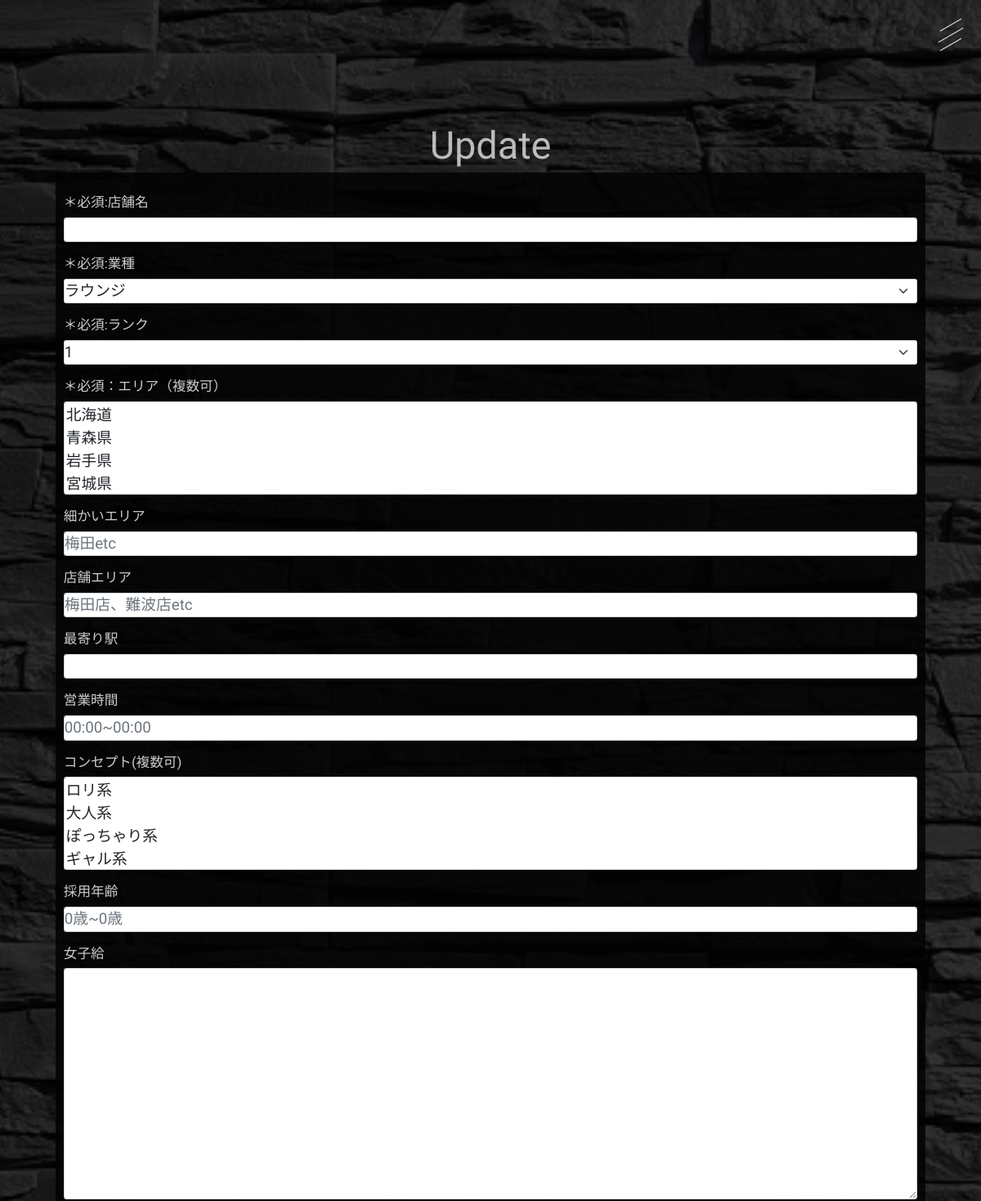
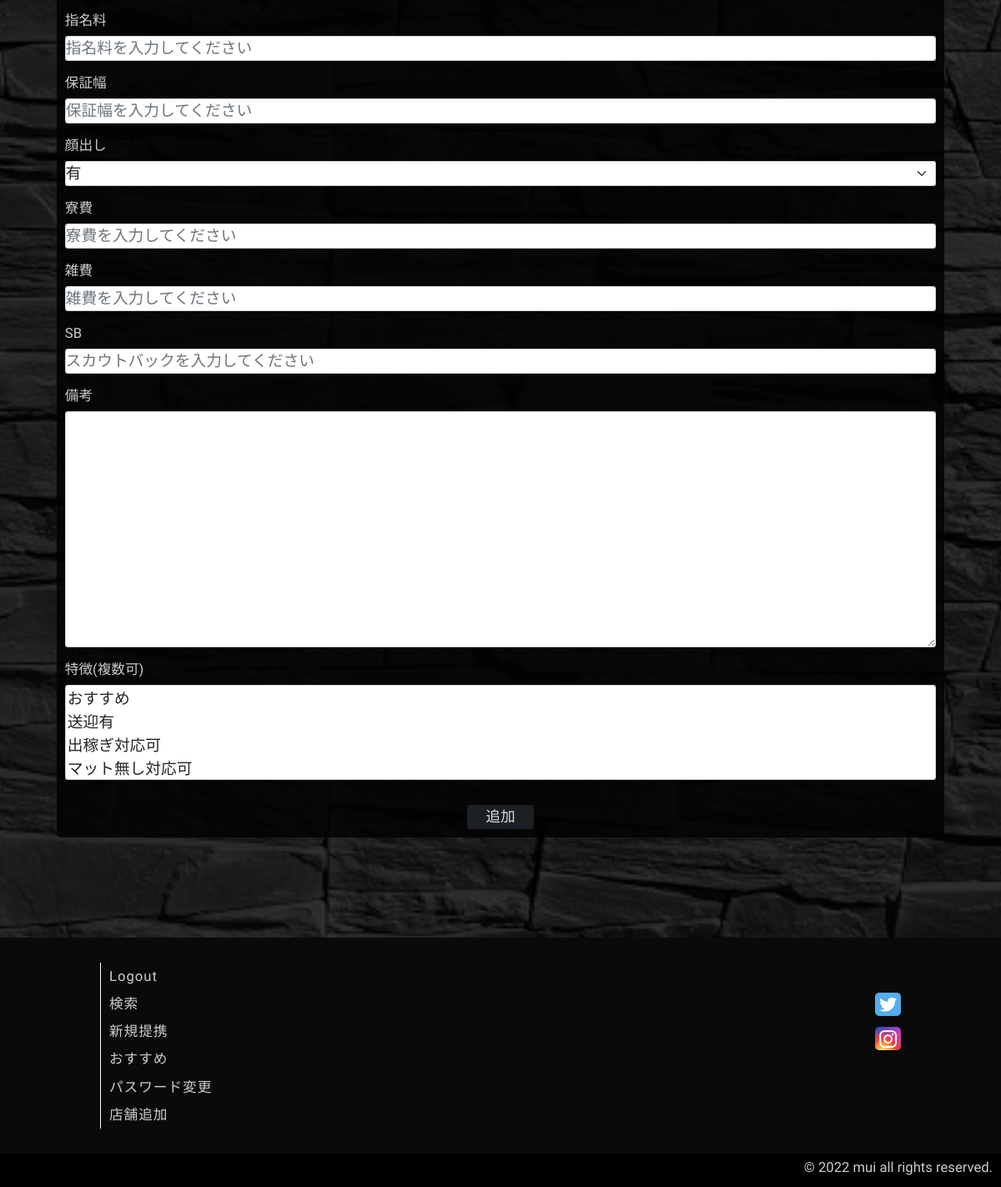
The app's page /4/update (signed in), older data (2 pictures, top to bottom).
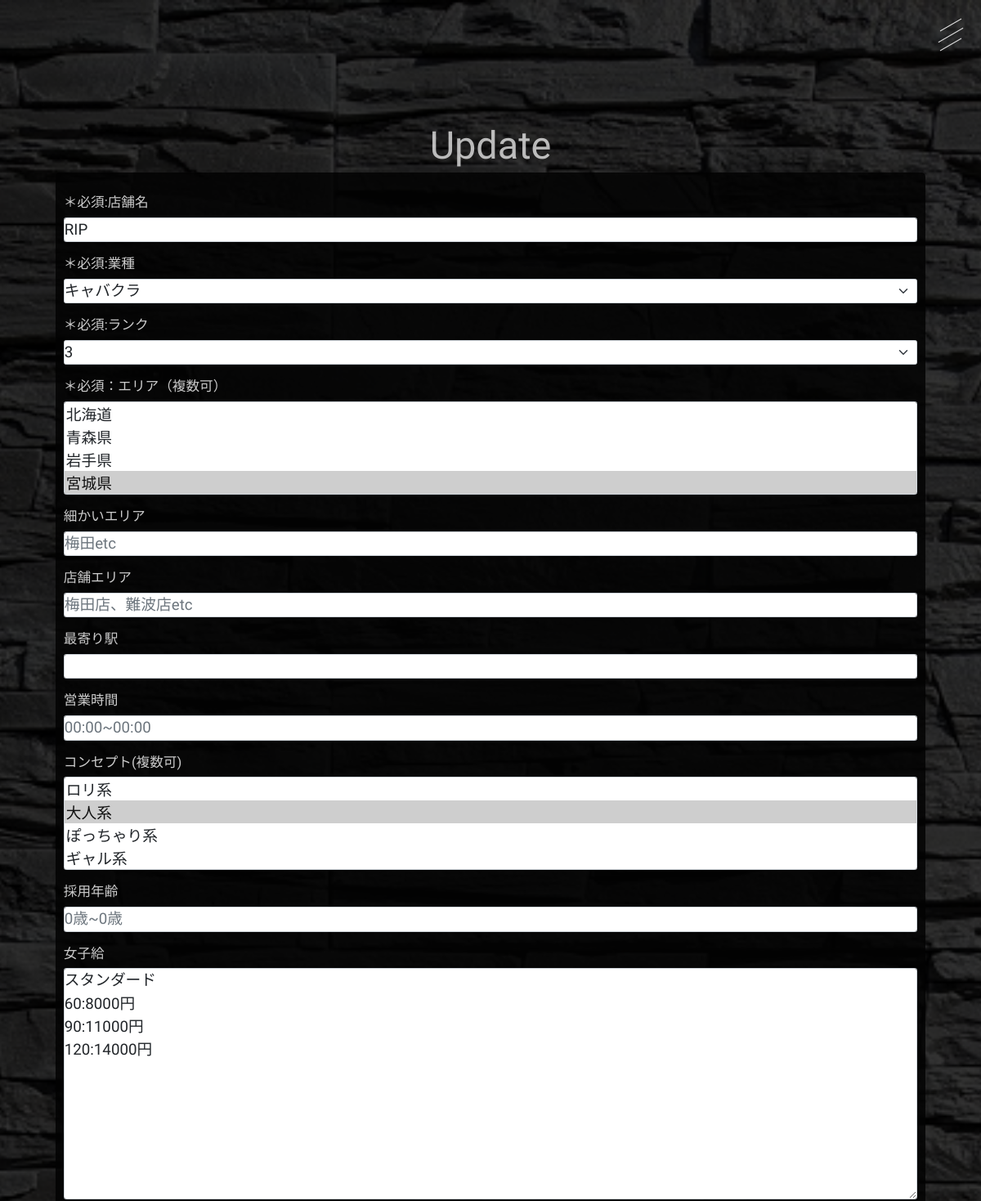
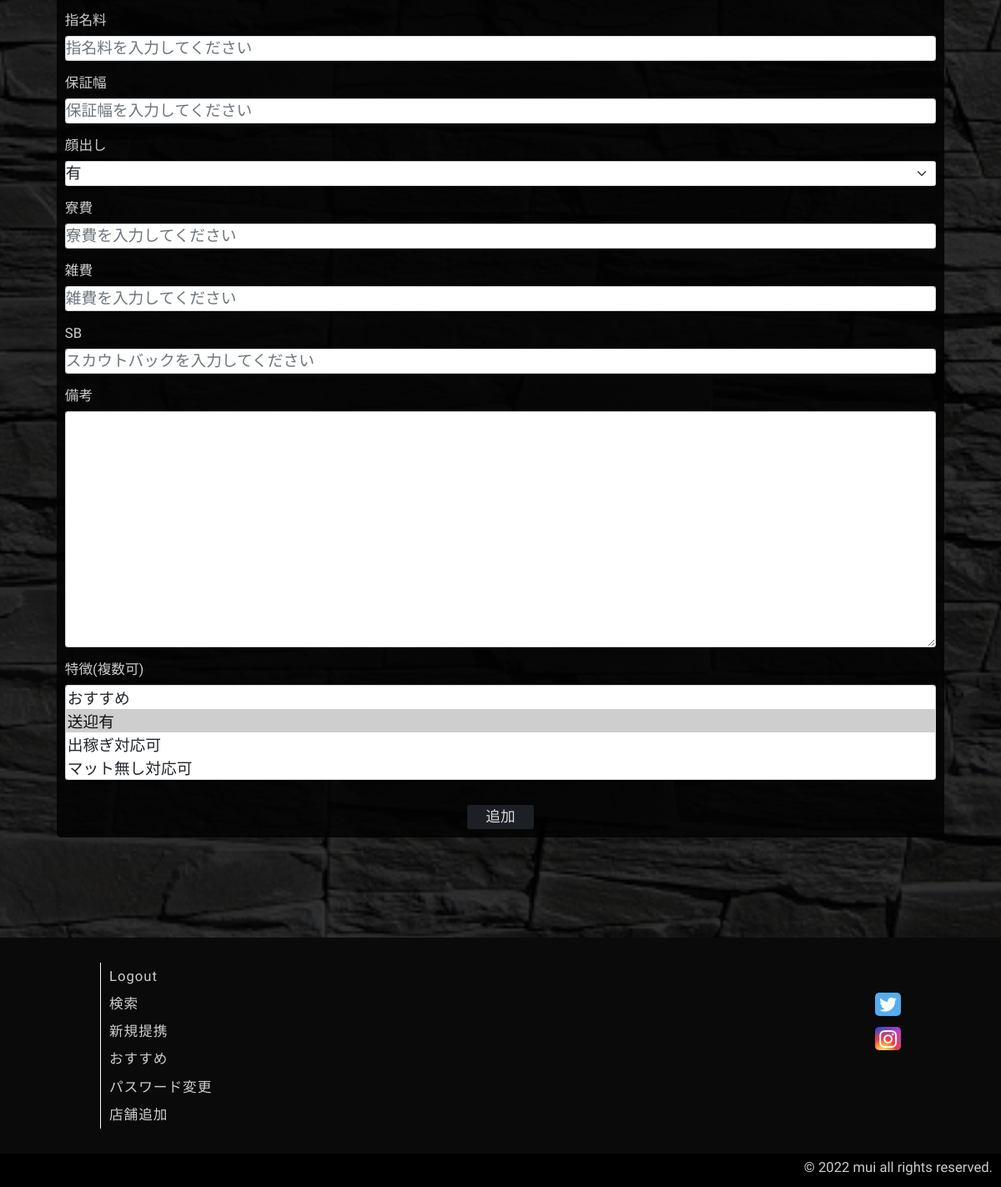
The same page, newer data (2 pictures, top to bottom).
### app.py (models this page shows)
class Store(db.Model):
    __tablename__ = 'stores'
    id = db.Column(db.Integer, primary_key=True)
    name = db.Column(db.String(50), nullable=False)
    industry = db.Column(db.String(20), nullable=False)
    rank = db.Column(db.String(15), nullable=False)
    pref = db.Column(db.String(200), nullable=False)
    area = db.Column(db.String(100))
    store_area = db.Column(db.String(200))
    station = db.Column(db.String(200))
    time = db.Column(db.String(50))
    concept = db.Column(db.String(50))
    age = db.Column(db.String(100))
    salary = db.Column(db.String(400), nullable=False)
    nomination = db.Column(db.String(50))
    guarantee = db.Column(db.String(50))
    face = db.Column(db.String(20))
    dormitory = db.Column(db.String(20))
    sundry = db.Column(db.String(50))
    back = db.Column(db.String(20))
    remark = db.Column(db.String(400))
    store_tag = db.Column(db.String(100))
    search_tag = db.Column(db.String(100))
    created_at = db.Column(db.DateTime, default=datetime.now(pytz.timezone('Asia/Tokyo')))
    store_img = db.Column(db.String(200))

### app.py (the view)
@app.route("/<int:id>/update", methods=['GET','POST'])
@login_required
def update(id):
    storeList = Store.query.get(id)
    if request.method == 'POST':
        storeList.name = request.form['name']
        storeList.industry = request.form['industry']
        storeList.rank = request.form['rank']
        beforeP = request.form.getlist('pref')
        storeList.pref = ",".join(beforeP)
        storeList.area = request.form['area']
        storeList.store_area = request.form['store_area']
        storeList.station = request.form['station']
        storeList.time = request.form['time']
        beforeC = request.form.getlist('concept')
        storeList.concept = ",".join(beforeC)
        storeList.age = request.form['age']
        storeList.salary = request.form['salary']
        storeList.nomination = request.form['nomination']
        storeList.guarantee = request.form['guarantee']
        storeList.face = request.form['face']
        storeList.dormitory = request.form['remark']
        storeList.sundry = request.form['sundry']
        storeList.back = request.form['back']
        storeList.remark = request.form['remark']
        beforeT = request.form.getlist('store_tag')
        storeList.store_tag = ",".join(beforeT)
        storeList.search_tag = str(request.form.getlist('store_tag'))
        if storeList.name != '' and storeList.industry != '' and storeList.rank != '' and storeList.pref != '' and storeList.salary != '':
            try:
                db.session.commit()
                return render_template('auth/update.html', store = storeList)
            except:
                return render_template('auth/except.html')
        else:
            err_msg = "＊必須項目を入力してください"
            return render_template('auth/update.html', store = storeList, err_msg = err_msg)
    else:
        return render_template('auth/update.html', store = storeList)

### app.py (called while the page is built)
@login_manager.user_loader
def load_user(user_id):
    return User.query.get(int(user_id))

### templates/auth/update.html (shortened to what the changed rows need)
{% extends "base.html" %}
{% block content %}
    {% if request.method == 'GET' %}
    <div class="create">
        <div class="create_wrapper">
            <h1 class="create_title">Update</h1>
            <div class="container">
                <form action="" enctype="multipart/form-data" method="POST" class="create_form">
                    <label for="name">＊必須:店舗名</label>
                    <input type="text" name="name" class="form-control" value="{{ store.name }}">
                    <label for="industry">＊必須:業種</label>
                    <select name="industry" id="" class="form-select form-select-sm">
                        <option value="ラウンジ" {% if "ラウンジ" in store.industry %}selected{% endif %}>ラウンジ</option>
                        <option value="キャバクラ" {% if "キャバクラ" in store.industry %}selected{% endif %}>キャバクラ</option>
                    </select>
                    <label for="rank">＊必須:ランク</label>
                    <select name="rank" id="" class="form-select form-select-sm">
                        <option value="1" {% if "1" in store.rank %}selected{% endif %}>1</option>
                        <option value="3" {% if "3" in store.rank %}selected{% endif %}>3</option>
                    </select>
                    <label for="pref">＊必須：エリア（複数可）</label>
                    <select name="pref" id="" multiple class="form-select form-select-sm">
                        <option value="北海道" {% if "北海道" in store.pref %}selected{% endif %}>北海道</option>
                        <option value="青森県" {% if "青森県" in store.pref %}selected{% endif %}>青森県</option>
                        <option value="岩手県" {% if "岩手県" in store.pref %}selected{% endif %}>岩手県</option>
                        <option value="宮城県" {% if "宮城県" in store.pref %}selected{% endif %}>宮城県</option>
                        <option value="秋田県" {% if "秋田県" in store.pref %}selected{% endif %}>秋田県</option>
                    </select>
                    <label for="area">細かいエリア</label>
                    <input type="text" name="area" placeholder="梅田etc" class="form-control" value="{{ store.area }}">
                    <label for="store_area">店舗エリア</label>
                    <input type="text" name="store_area" placeholder="梅田店、難波店etc" class="form-control" value="{{ store.store_area }}">
                    <label for="station">最寄り駅</label>
                    <input type="text" name="station" class="form-control" value="{{ store.station }}">
                    <label for="time">営業時間</label>
                    <input type="text" name="time" placeholder="00:00~00:00" class="form-control" value="{{ store.time }}">
                    <label for="concept">コンセプト(複数可)</label>
                    <select name="concept" id="" multiple class="form-select form-select-sm">
                        <option value="ロリ系" {% if "ロリ系" in store.concept %}selected{% endif %}>ロリ系</option>
                        <option value="大人系" {% if "大人系" in store.concept %}selected{% endif %}>大人系</option>
                        <option value="ぽっちゃり系" {% if "ぽっちゃり系" in store.concept %}selected{% endif %}>ぽっちゃり系</option>
                        <option value="ギャル系" {% if "ギャル系" in store.concept %}selected{% endif %}>ギャル系</option>
                        <option value="清楚系" {% if "清楚系" in store.concept %}selected{% endif %}>清楚系</option>
                    </select>
                    <label for="age">採用年齢</label>
                    <input type="text" name="age" placeholder="0歳~0歳" class="form-control" value="{{ store.age }}">
                    <label for="salary">女子給</label>
                    <textarea name="salary" id="" cols="30" rows="10" class="form-control">{{ store.salary }}</textarea>
                    <label for="nomination">指名料</label>
                    <input type="text" name="nomination" placeholder="指名料を入力してください" class="form-control" value="{{ store.nomination }}">
                    <label for="guarantee">保証幅</label>
                    <input type="text" name="guarantee" placeholder="保証幅を入力してください" class="form-control" value="{{ store.guarantee }}">
                    <label for="face">顔出し</label>
                    <select name="face" id="" class="form-select form-select-sm">
                        <option value="有" {% if "有" in store.face %}selected{% endif %}>有</option>
                    </select>
                    <label for="dormitory">寮費</label>
                    <input type="text" name="dormitory" placeholder="寮費を入力してください" class="form-control" value="{{ store.dormitory }}">
                    <label for="sundry">雑費</label>
                    <input type="text" name="sundry" placeholder="雑費を入力してください" class="form-control" value="{{ store.sundry }}">
                    <label for="back">SB</label>
                    <input type="text" name="back" placeholder="スカウトバックを入力してください" class="form-control" value="{{ store.back }}">
                    <label for="remark">備考</label>
                    <textarea name="remark" id="" cols="30" rows="10" class="form-control">{{ store.remark }}</textarea>
                    <label for="store_tag">特徴(複数可)</label>
                    <select name="store_tag" id="" multiple class="form-select form-select-sm">
                        <option value="おすすめ" {% if "おすすめ" in store.store_tag %}selected{% endif %}>おすすめ</option>
                        <option value="送迎有" {% if "送迎有" in store.store_tag %}selected{% endif %}>送迎有</option>
                        <option value="出稼ぎ対応可" {% if "出稼ぎ対応可" in store.store_tag %}selected{% endif %}>出稼ぎ対応可</option>
                        <option value="マット無し対応可" {% if "マット無し対応可" in store.store_tag %}selected{% endif %}>マット無し対応可</option>
                        <option value="S着" {% if "S着" in store.store_tag %}selected{% endif %}>S着</option>
                    </select>
                    <input type="submit" value="追加" class="btn btn-dark">
                </form>
            </div>
        </div>
    </div>
    {% endif %}
{% endblock %}

Row changes from the older to the newer data that the page shows:
added Store: name "RIP", industry "キャバクラ", rank "3", pref "北海道 / 青森県 / 岩手県 / 宮城県 ☑", concept "ロリ系 / 大人系 ☑ / ぽっちゃり系 / ギャル系", salary "スタンダード 60:8000円 90:11000円 120:14000円", store_tag "おすすめ / 送迎有 ☑ / 出稼ぎ対応可 / マット無し対応可"
Text that changed along with them:
form field industry: "ラウンジ" → (not shown)
form field rank: "1" → (not shown)
form field pref: "北海道 / 青森県 / 岩手県 / 宮城県" → (not shown)
form field concept: "ロリ系 / 大人系 / ぽっちゃり系 / ギャル系" → (not shown)
form field store_tag: "おすすめ / 送迎有 / 出稼ぎ対応可 / マット無し対応可" → (not shown)
